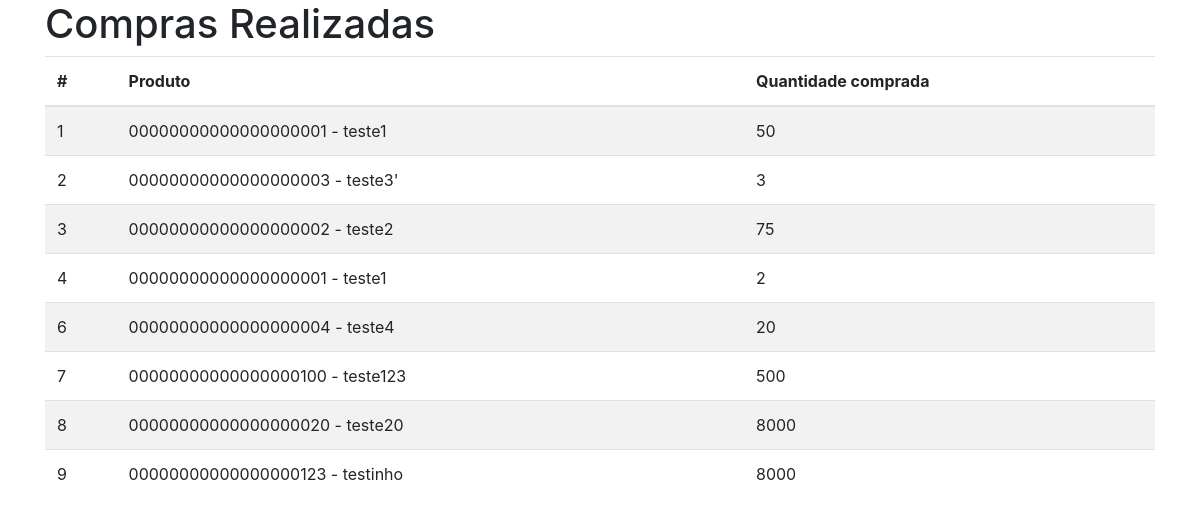
/comprasrealizadas/, run on an earlier commit of the app's database.
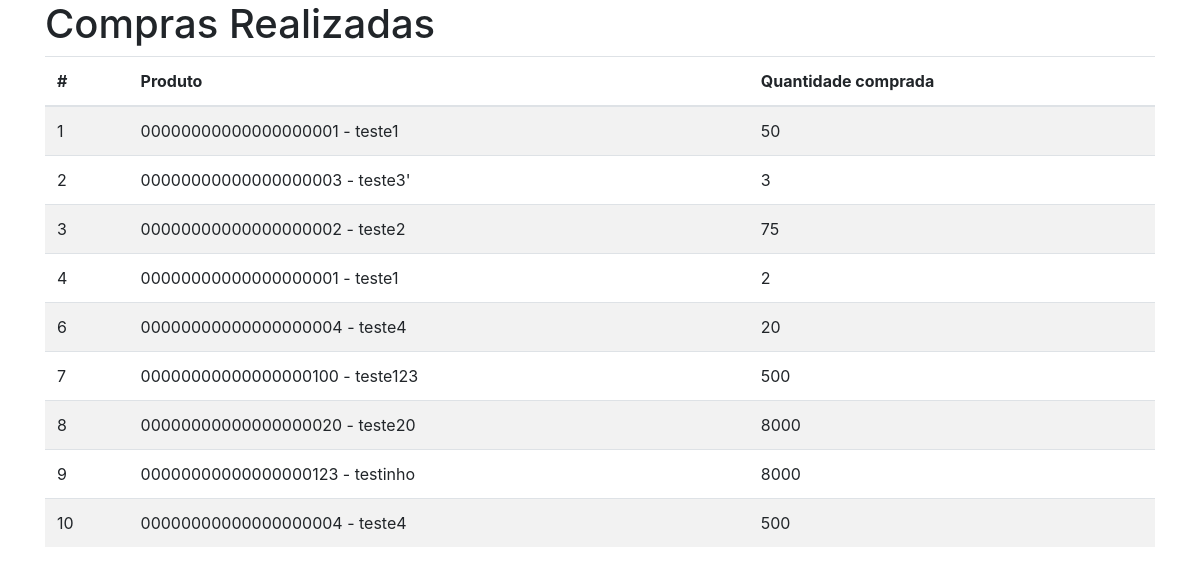
And on a later commit of the database.
### controle/models.py (models this page shows, shortened)
class Compra(models.Model):
    produto = models.ForeignKey(Produto, on_delete=models.CASCADE)
    qtd_compra = models.IntegerField('Quantidade comprada')

class Produto(models.Model):
    registro = models.CharField('ID', max_length=20, help_text='Máximo 20 caracteres')
    nome = models.CharField('Nome', max_length=255)
    ca = models.IntegerField('CA')
    categoria = models.CharField('Categoria', max_length=100)
    qtd_estoque = models.IntegerField('Estoque')
    qtd_estoque_min = models.IntegerField('Estoque minimo')
    class Meta:
        verbose_name = 'Produto'
        verbose_name_plural = 'Produtos'
    def __str__(self):
        return f'{self.registro} - {self.nome}'

### controle/views.py (the view)
# urls.py: path('comprasrealizadas/', comprasrealizadas, name='comprasrealizadas'),
def comprasrealizadas(request):
    context = {
        'compras': Compra.objects.all()
    }
    return render(request, 'comprasrealizadas.html', context)

### templates/comprasrealizadas.html (shortened to what this page needs)
<!DOCTYPE html>
{% load bootstrap4 %}
{% load static %}
<html lang="pt-br">
<head>
    {% bootstrap_css %}
</head>
<body>
    <div class="container">
        <h1> Compras Realizadas </h1>
        <table class="table table-striped">
            <thead>
                <th scope ="col">#</th>
                <th scope ="col">Produto</th>
                <th scope ="col">Quantidade comprada</th>
            </thead>
            <tbody>
                {% for compra in compras %}
                    <tr>
                        <td scope="row">{{ compra.id }}</td>
                        <td scope="row">{{ compra.produto }}</td>
                        <td scope="row">{{ compra.qtd_compra }}</td>
                    </tr>
                {% endfor %}
            </tbody>
        </table>
    </div>
</body>
</html>

What changed in the data, as far as the page shows it:
added Compra: id "10", produto "00000000000000000004 - teste4", qtd_compra "500"
